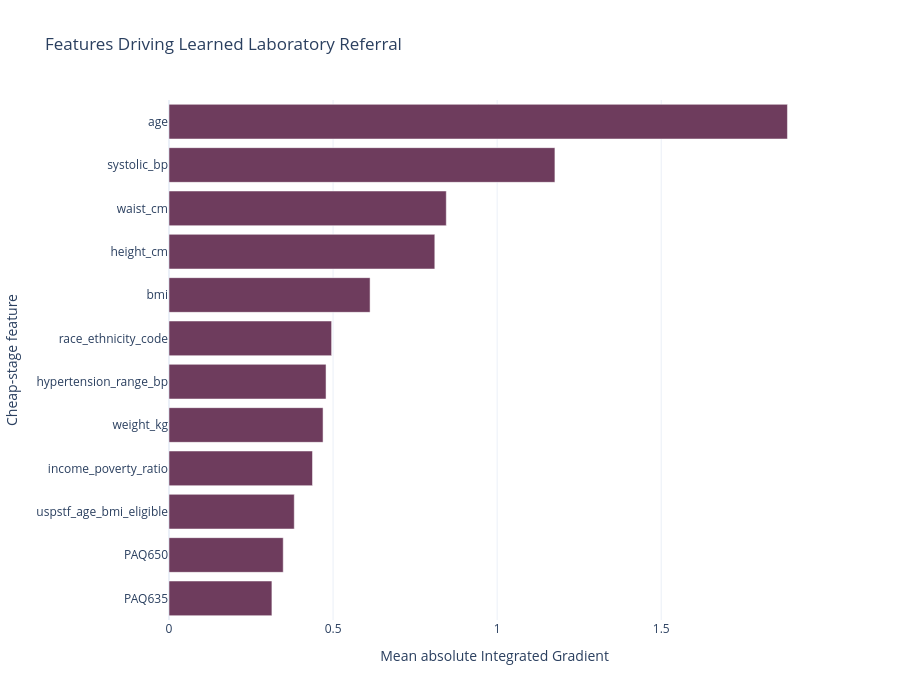

The code cell stored with this chart in its notebook:
### Code cell
ig_path = (
    TABLE_DIR
    / "step13_global_integrated_gradients.csv"
)

ig_table = load_csv_if_exists(
    ig_path
)

if ig_table is not None:

    top_gate = (
        ig_table
        .nlargest(
            12,
            "gate_mean_abs_ig"
        )
        .sort_values(
            "gate_mean_abs_ig"
        )
    )

    fig = px.bar(
        top_gate,
        x="gate_mean_abs_ig",
        y="feature",
        orientation="h",

        title=(
            "Features Driving Learned "
            "Laboratory Referral"
        ),

        labels={
            "gate_mean_abs_ig":
            "Mean absolute Integrated Gradient",

            "feature":
            "Cheap-stage feature"
        },

        color_discrete_sequence=[
            PROJECT_COLORS[
                "purple_dark"
            ]
        ]
    )

    fig.update_layout(
        template="plotly_white",
        height=700
    )

    fig.show()

    save_plotly_final(
        fig,
        "figure_2_defer_gate_interpretability",
        height=700
    )

### Figure 1 — Plotly figure (JSON) as saved in the notebook; plotly's stock layout.template omitted (floating-point values rounded to 4 significant figures)
{"data": [{"hovertemplate": "Mean absolute Integrated Gradient=%{x}<br>Cheap-stage feature=%{y}<extra></extra>", "legendgroup": "", "marker": {"color": "#6E3C5D", "pattern": {"shape": ""}}, "name": "", "orientation": "h", "showlegend": false, "textposition": "auto", "type": "bar", "x": [0.3136, 0.3481, 0.3817, 0.4373, 0.4694, 0.4785, 0.4955, 0.6127, 0.81, 0.845, 1.176, 1.885], "xaxis": "x", "y": ["PAQ635", "PAQ650", "uspstf_age_bmi_eligible", "income_poverty_ratio", "weight_kg", "hypertension_range_bp", "race_ethnicity_code", "bmi", "height_cm", "waist_cm", "systolic_bp", "age"], "yaxis": "y"}], "layout": {"barmode": "relative", "height": 700, "legend": {"tracegroupgap": 0}, "title": {"text": "Features Driving Learned Laboratory Referral"}, "xaxis": {"anchor": "y", "domain": [0, 1], "title": {"text": "Mean absolute Integrated Gradient"}}, "yaxis": {"anchor": "x", "domain": [0, 1], "title": {"text": "Cheap-stage feature"}}}}
